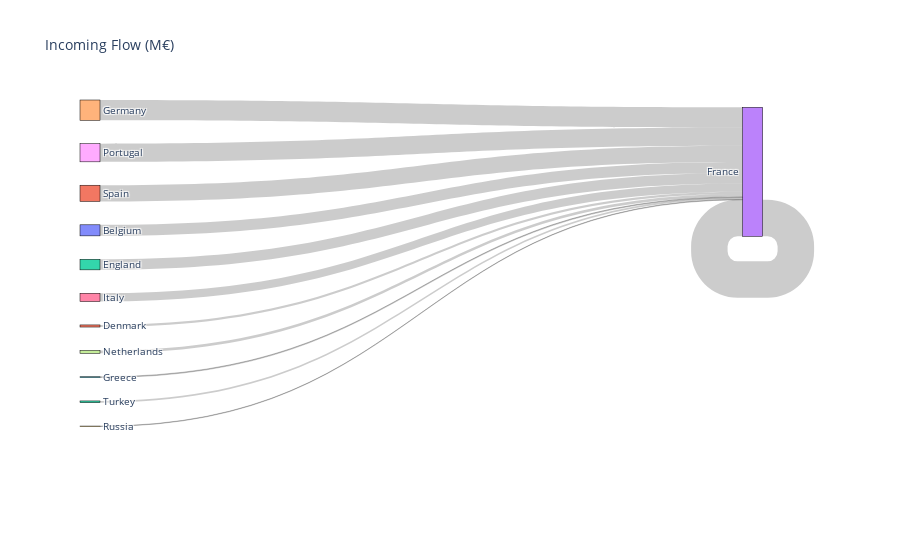

The code cell stored with this chart in its notebook:
### Markdown cell above
Sankey diagram to analyze transfer flows in Ligue 1 during the 2023/2024 season.

### Code cell
labels = df_transfers_pivot_matrix.index.to_list()

source = np.linspace(0,len(labels)-1,num=len(labels))
target = np.repeat(3,len(labels))
value = df_transfers_pivot_matrix["France"].values

fig = go.Figure(go.Sankey(
    node=dict(
        pad=15,
        thickness=20,
        line=dict(color="black", width=0.5),
        label=labels,
    ),
    link=dict(
        source=source,
        target=target,
        value=value, 
    )
))

fig.update_layout(title_text="Incoming Flow (M€)", font_size=10)
fig.show()

### Figure 1 — Plotly figure (JSON) as saved in the notebook; plotly's stock layout.template omitted (floating-point values rounded to 4 significant figures)
{"data": [{"link": {"source": [0, 1, 2, 3, 4, 5, 6, 7, 8, 9, 10, 11, 12, 13], "target": [3, 3, 3, 3, 3, 3, 3, 3, 3, 3, 3, 3, 3, 3], "value": [84350000, 16000000, 80700000, 278350000, 154700000, 6000000, 63100000, 22200000, 138300000, 3500000, 0, 123300000, 13150000, 0]}, "node": {"label": ["Belgium", "Denmark", "England", "France", "Germany", "Greece", "Italy", "Netherlands", "Portugal", "Russia", "Scotland", "Spain", "Turkey", "Ukraine"], "line": {"color": "black", "width": 0.5}, "pad": 15, "thickness": 20}, "type": "sankey"}], "layout": {"font": {"size": 10}, "title": {"text": "Incoming Flow (M€)"}}}
